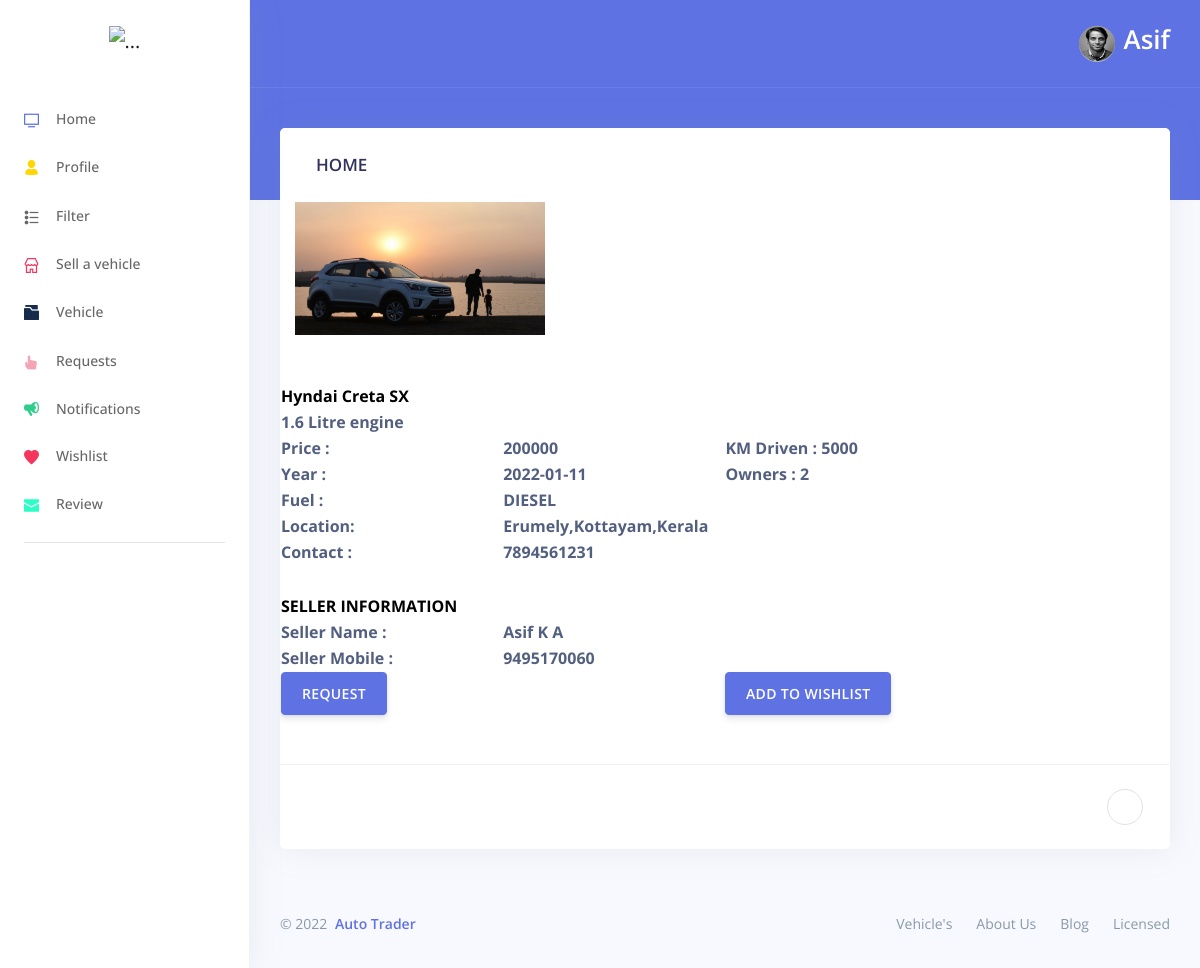
/user/details1.php?id=Hyndai Creta SX (signed in), run on the app's committed database.
### tables this page shows
CREATE TABLE `userreg` (
  `id` int(20) NOT NULL,
  `image` varchar(500) NOT NULL DEFAULT 'nodp.jpg',
  `name` varchar(50) NOT NULL,
  `username` varchar(500) NOT NULL,
  `password` varchar(100) NOT NULL,
  `cpassword` varchar(100) NOT NULL,
  `address` varchar(100) NOT NULL,
  `locality` varchar(100) NOT NULL,
  `city` varchar(50) NOT NULL,
  `district` varchar(75) NOT NULL,
  `state` varchar(50) NOT NULL,
  `gender` varchar(30) NOT NULL,
  `mob` varchar(20) NOT NULL,
  `dob` date NOT NULL,
  `usertype` varchar(30) NOT NULL DEFAULT 'user',
  `status` int(11) NOT NULL DEFAULT 1
);

CREATE TABLE `vehreg` (
  `vid` int(10) NOT NULL,
  `id` int(10) NOT NULL,
  `brand` varchar(20) NOT NULL,
  `year` varchar(20) NOT NULL,
  `fuel` varchar(20) NOT NULL,
  `transmission` varchar(20) NOT NULL,
  `kmdriven` varchar(20) NOT NULL,
  `noofowner` varchar(20) NOT NULL,
  `adtitle` varchar(30) NOT NULL,
  `description` varchar(1000) NOT NULL,
  `price` varchar(20) NOT NULL,
  `state` varchar(20) NOT NULL,
  `district` varchar(25) NOT NULL,
  `city` varchar(20) NOT NULL,
  `image` varchar(100) NOT NULL,
  `contact` varchar(20) NOT NULL,
  `username` varchar(50) NOT NULL,
  `sellername` varchar(60) NOT NULL,
  `sellermob` varchar(50) NOT NULL
);

### user/details1.php (the view, shortened to what the rows shown need)
<?php
if (isset($_SESSION["autotrader_user"]) != session_id()) {
    header("Location:../index.php");
    die();
} else {
if (isset($_SESSION['username'])) {
    $username = $_SESSION['username'];
    include 'include/connect.php';
    $iid = $_SESSION["id"];
    $s1 = "SELECT * FROM userreg where id='$iid'";
    $res1 = mysqli_query($conn, $s1);
    while ($r1 = mysqli_fetch_array($res1)) {
        $img = $r1["image"];
    }
?>
    <!DOCTYPE html>
    <html>
    <head>
        <link rel="stylesheet" href="assets/vendor/nucleo/css/nucleo.css" type="text/css">
        <link rel="stylesheet" href="assets/vendor/@fortawesome/fontawesome-free/css/all.min.css" type="text/css">
        <link rel="stylesheet" href="assets/css/argon.css?v=1.2.0" type="text/css">
        <link rel="stylesheet" type="text/css" href="css/home.css">
    </head>
    <body>
        <nav class="sidenav navbar navbar-vertical  fixed-left  navbar-expand-xs navbar-light bg-white" id="sidenav-main">
            <div class="scrollbar-inner">
                <div class="sidenav-header  align-items-center">
                    <a class="navbar-brand" href="user_home.php">
                        <img src="assets/img/brand/a.jpg" class="navbar-brand-img" alt="...">
                    </a>
                </div>
                <div class="navbar-inner">
                    <div class="collapse navbar-collapse" id="sidenav-collapse-main">
                        <ul class="navbar-nav">
                            <li class="nav-item">
                                <a class="nav-link" href="user_home.php">
                                    <i class="ni ni-tv-2 text-primary"></i>
                                    <span class="nav-link-text">Home</span>
                                </a>
                            </li>
                            <li class="nav-item">
                                <a class="nav-link" href="profile.php">
                                    <i class="ni ni-single-02 text-yellow"></i>
                                    <span class="nav-link-text">Profile</span>
                                </a>
                            </li>
                            <li class="nav-item">
                            <li class="nav-item">
                                <a class="nav-link" href="veh_filter.php">
                                    <i class="ni ni-bullet-list-67 text-violet"></i>
                                    <span class="nav-link-text">Filter</span>
                                </a>
                            </li>
                            <li class="nav-item">
                                <a class="nav-link" href="vehicle_reg_for_sell.php">
                                    <i class="ni ni-shop text-red"></i>
                                    <span class="nav-link-text">Sell a vehicle</span>
                                </a>
                            </li>
                            <li class="nav-item">
                                <a class="nav-link" data-toggle="collapse" href="#ui-basic" aria-expanded="false" aria-controls="ui-basic">
                                    <i class="ni ni-folder-17 text-default"></i>
                                    <span class="menu-title">Vehicle</span>
                                </a>
                            </li>
                            <li class="nav-item">
                            <li class="nav-item">
                                <a class="nav-link" href="request_view.php">
                                    <i class="ni ni-active-40 text-pink"></i>
                                    <span class="nav-link-text">Requests</span>
                                </a>
                            </li>
                            <?php
                            $sqlc = "SELECT COUNT(*) FROM `request` WHERE vehowner = '$username';";
                            $resc = mysqli_query($conn, $sqlc) or die(mysqli_error($conn));
                            while ($rowc = mysqli_fetch_array($resc)) {
                            ?>
                                <li class="nav-item">
                                    <a class="nav-link" href="notification.php">
                                        <i class="ni ni-notification-70 text-green"></i>
                                        <span class="nav-link-text">Notifications
                                        <?php
                                        }
                                        ?>
                                        </span>
                                    </a>
                                </li>
                                </li>
                                <li class="nav-item">
                                    <a class="nav-link" href="wishlist.php">
                                        <i class="ni ni-favourite-28 text-red"></i>
                                        <span class="nav-link-text">Wishlist</span>
                                    </a>
                                </li>
                                <li class="nav-item">
                                    <a class="nav-link" href="feedback.php">
                                        <i class="ni ni-email-83 text-cyan"></i>
                                        <span class="nav-link-text">Review</span>
                                    </a>
                                </li>
                        </ul>
                        <hr class="my-3">
                    </div>
                </div>
            </div>
        </nav>
        <div class="main-content" id="panel">
            <nav class="navbar navbar-top navbar-expand navbar-dark bg-primary border-bottom">
                <div class="container-fluid">
                    <div class="collapse navbar-collapse" id="navbarSupportedContent">
                        <ul class="navbar-nav align-items-center  ml-auto ml-md-0 ">
                            <li class="nav-item dropdown">
                                <a class="nav-link pr-0" href="#" role="button" data-toggle="dropdown" aria-haspopup="true" aria-expanded="false">
                                    <div class="media align-items-center">
                                        <span class="avatar avatar-sm rounded-circle">
                                            <img src="../uploads/<?php echo $img; ?>" class="rounded-circle" style="border:1; width: 50px; height: 35px; object-fit: fill;">
                                        </span>
                                        <div class="media-body  ml-2  d-none d-lg-block">
                                            <span class="mb-0 text-sm  font-weight-bold">
                                                <h1 style="color:white"><?php echo strtok($_SESSION["name"], ' '); ?></h1>
                                            </span>
                                        </div>
                                    </div>
                                </a>
                            </li>
                        </ul>
                    </div>
                </div>
            </nav>
            <div class="header bg-primary pb-6">
                <div class="container-fluid">
                    <div class="header-body">
                        <div class="row align-items-center py-2">
                            <div class="col-lg-6 col-7">
                            </div>
                        </div>
                    </div>
                </div>
            </div>
            <div class="container-fluid mt--6">
                <div class="row">
                    <div class="col">
                        <div class="card">
                            <div class="card-header border-0">
                                <a class="nav-link" href="user_home.php">
                                    <h3 class="mb-0">HOME</h3>
                                </a>
                            </div>
                            <div class="table-responsive">
                                <?php
                                $id = $_GET['id'];
                                $select = "SELECT * FROM `vehreg` WHERE `adtitle`='$id';";
                                $res = mysqli_query($conn, $select);
                                ?>
                                <div class="row11">
                                    <?php
                                    while ($row = mysqli_fetch_array($res)) {
                                    ?>
                                        <left>
                                            <div class="col">
                                                <form method="post" action="request.php" name="buynow">
                                                    <img src="../uploads/<?php echo $row['image']; ?>" style="width:250px; height:250; object-fit:fill;">
                                            </div>
                                            <br>
                                            <br>
                                            <table style="margin-left:0px; width: 1000px; height: 1000" border="0">
                                                <tbody>
                                                    <tr>
                                                        <td colspan="4"><strong style="color:black"><?php echo $row[8]; ?></strong></td>
                                                    </tr>
                                                    <tr>
                                                        <td colspan="4"><strong><?php echo $row[9]; ?></strong></td>
                                                    </tr>
                                                    <tr>
                                                        <td width="20%"><strong>Price : </strong></td>
                                                        <td width="20%"><strong><?php echo $row['price']; ?></strong></td>
                                                        <td width="20%"><strong>KM Driven : <?php echo $row[6]; ?> </strong></td>
                                                        <td width="20%"><strong></strong></td>
                                                    </tr>
                                                    <tr>
                                                        <td width="20%"><strong>Year : </strong></td>
                                                        <td width="20%"><strong><?php echo $row[3]; ?></strong></td>
                                                        <td width="30%"><strong>Owners : <?php echo $row[7]; ?> </strong></td>
                                                        <td width="10%"><strong></strong></td>
                                                    </tr>
                                                    <tr>
                                                        <td><strong>Fuel : </td>
                                                        <td><strong><?php echo $row[4]; ?></td>
                                                        <td>&nbsp;</td>
                                                        <td>&nbsp;</td>
                                                    </tr>
                                                    <tr>
                                                        <td><strong>Location:</strong></td>
                                                        <td colspan="3"><strong><?php echo $row[13]; ?>,<?php echo $row[12]; ?>,<?php echo $row[11]; ?></strong></td>
                                                    </tr>
                                                    <tr>
                                                        <td><strong>Contact : </strong></td>
                                                        <td colspan="3"><strong><?php echo $row[15]; ?></strong></td>
                                                    </tr>
                                                    <tr>
                                                        <td colspan="4"></td>
                                                    </tr>
                                                    <tr>
                                                        <td><strong></td>
                                                        <td><strong></td>
                                                        <td>&nbsp;</td>
                                                        <td>&nbsp;</td>
                                                    </tr>
                                                    <tr>
                                                        <td style="color:#000000;"><strong>SELLER INFORMATION</td>
                                                        <td><strong></td>
                                                        <td>&nbsp;</td>
                                                        <td>&nbsp;</td>
                                                    </tr>
                                                    <tr>
                                                        <td><strong>Seller Name : </td>
                                                        <td><strong><?php echo $row['sellername']; ?></td>
                                                        <td>&nbsp;</td>
                                                        <td>&nbsp;</td>
                                                    </tr>
                                                    <tr>
                                                        <td><strong>Seller Mobile : </td>
                                                        <td><strong><?php echo $row['sellermob']; ?></td>
                                                        <td>&nbsp;</td>
                                                        <td>&nbsp;</td>
                                                    </tr>
                                                    <tr>
                                                        <td><strong><input class="btn btn-primary" type="submit" value="REQUEST" name="submit"></td>
                                                        <td></td>
                                                        <td> <a href="wishlist_sql.php?vvid=<?php echo $row['vid']; ?>"><button class="btn btn-primary" width="50px" height="20px">ADD TO WISHLIST</button></a></td>
                                                        <td></td>
                                                    </tr>
                                                </tbody>
                                            </table>
                                            <br>
                                            <br>
                                </div>
                        <?php
                                    }
                                }
                        ?>
                            </div>
                        </div>
                    </div>
                </div>
                <?php include './include/footer.php'; }?>
            </div>
        </div>
    </body>
    </html>

### data on the page
userreg: image (picture)
vehreg: image (picture), adtitle "Hyndai Creta SX", description "1.6 Litre engine", price "200000", kmdriven "5000", year "2022-01-11", noofowner "2", fuel "DIESEL", city "Erumely", district "Kottayam", state "Kerala", contact "7894561231", sellername "Asif K A", sellermob "9495170060"

### other printed values
strtok($_SESSION["name"], ' ') "Asif"
